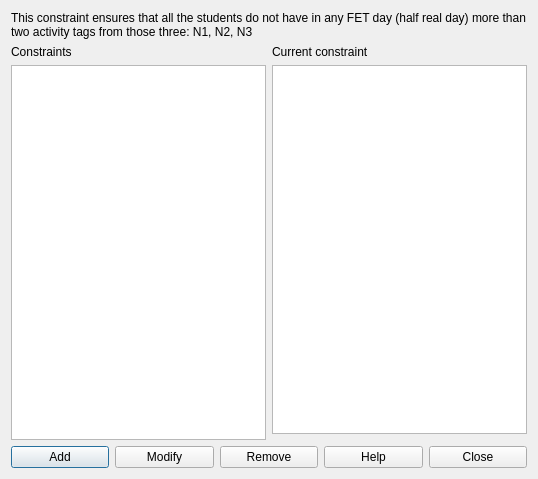
<?xml version="1.0" encoding="UTF-8"?>
<ui version="4.0">
 <class>ConstraintStudentsMaxTwoActivityTagsPerDayFromN1N2N3Form_template</class>
 <widget class="QDialog" name="ConstraintStudentsMaxTwoActivityTagsPerDayFromN1N2N3Form_template">
  <property name="geometry">
   <rect>
    <x>0</x>
    <y>0</y>
    <width>538</width>
    <height>479</height>
   </rect>
  </property>
  <property name="windowTitle">
   <string extracomment="This is the title of the dialog in which you see the list of all constraints of this type">Constraints students max two activity tags per day from N1 N2 N3</string>
  </property>
  <layout class="QGridLayout" name="gridLayout_2">
   <item row="0" column="0" colspan="2">
    <widget class="QLabel" name="textLabel1">
     <property name="sizePolicy">
      <sizepolicy hsizetype="Minimum" vsizetype="Minimum">
       <horstretch>0</horstretch>
       <verstretch>0</verstretch>
      </sizepolicy>
     </property>
     <property name="text">
      <string>This constraint ensures that all the students do not have in any FET day (half real day) more than two activity tags from those three: N1, N2, N3</string>
     </property>
     <property name="wordWrap">
      <bool>true</bool>
     </property>
    </widget>
   </item>
   <item row="1" column="0" rowspan="2">
    <layout class="QVBoxLayout" name="verticalLayout_2">
     <item>
      <widget class="QLabel" name="constraintsTextLabel">
       <property name="frameShape">
        <enum>QFrame::NoFrame</enum>
       </property>
       <property name="frameShadow">
        <enum>QFrame::Plain</enum>
       </property>
       <property name="text">
        <string>Constraints</string>
       </property>
       <property name="wordWrap">
        <bool>false</bool>
       </property>
      </widget>
     </item>
     <item>
      <widget class="QListWidget" name="constraintsListWidget"/>
     </item>
    </layout>
   </item>
   <item row="1" column="1">
    <layout class="QVBoxLayout" name="verticalLayout">
     <item>
      <widget class="QLabel" name="currentConstraintTextLabel">
       <property name="text">
        <string>Current constraint</string>
       </property>
       <property name="wordWrap">
        <bool>false</bool>
       </property>
      </widget>
     </item>
     <item>
      <widget class="QPlainTextEdit" name="currentConstraintTextEdit"/>
     </item>
    </layout>
   </item>
   <item row="3" column="0" colspan="2">
    <layout class="QHBoxLayout" name="horizontalLayout">
     <item>
      <widget class="QPushButton" name="addConstraintPushButton">
       <property name="text">
        <string>Add</string>
       </property>
      </widget>
     </item>
     <item>
      <widget class="QPushButton" name="modifyConstraintPushButton">
       <property name="text">
        <string>Modify</string>
       </property>
      </widget>
     </item>
     <item>
      <widget class="QPushButton" name="removeConstraintPushButton">
       <property name="text">
        <string>Remove</string>
       </property>
      </widget>
     </item>
     <item>
      <widget class="QPushButton" name="helpPushButton">
       <property name="text">
        <string>Help</string>
       </property>
      </widget>
     </item>
     <item>
      <widget class="QPushButton" name="closePushButton">
       <property name="text">
        <string>Close</string>
       </property>
      </widget>
     </item>
    </layout>
   </item>
  </layout>
 </widget>
 <layoutdefault spacing="6" margin="11"/>
 <resources/>
 <connections/>
</ui>
